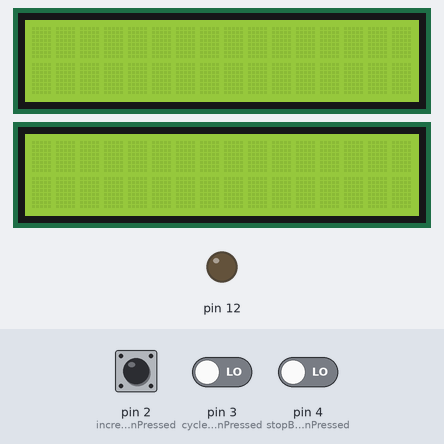
Simulated run of this sketch. Board: Arduino Uno, built with avr-gcc and run on an emulated ATmega328P. Shown: 2 × 16×2 character LCD, output pins drawn as LEDs (lit = HIGH). The test bench sets the inputs (shaded band); at power-on: pin 3 (cycleButtonPressed) LOW, pin 4 (stopButtonPressed) LOW, pin 2 (incrementButtonPressed) HIGH. At 7.4 s the program stops and its outputs stay as they are.

Above: at 1.1 s.
1.2 s: pin 3 (cycleButtonPressed) driven HIGH and pin 4 (stopButtonPressed) driven HIGH
At 2.19 s:
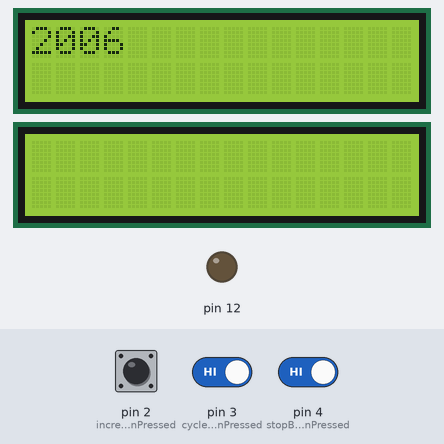
At 3.6 s:
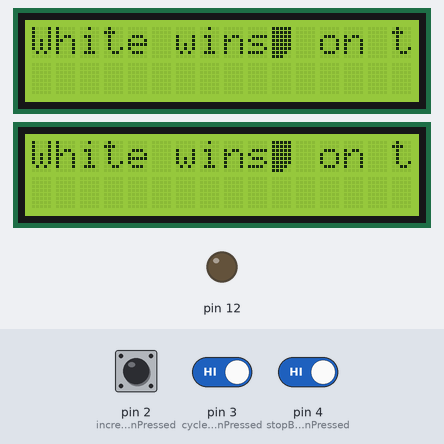
Timing chart, 0 to 5.1 s (numbered marks = the images above; inputs shaded):
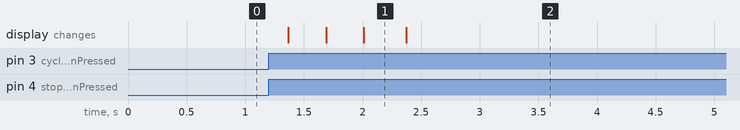

Measured:
- after the input at 1.2 s, the display: first changes after 0.17 s (image 1 shows a later state)

The sketch:

sketch_lcd_test.ino
```cpp
#include <Wire.h>
#include <LiquidCrystal_I2C.h>

#if defined(ARDUINO) && ARDUINO >= 100
#define printByte(args)  write(args);
#else
#define printByte(args)  print(args,BYTE);
#endif

uint8_t segments[8][8]  = {
  {
    B00111,
    B01111,
    B11111,
    B11111,
    B11111,
    B11111,
    B11111,
    B11111
  },

  {
    B11100,
    B11110,
    B11111,
    B11111,
    B11111,
    B11111,
    B11111,
    B11111
  },

  {
    B11111,
    B11111,
    B11111,
    B11111,
    B11111,
    B11111,
    B11110,
    B11100
  },

  {
    B11111,
    B11111,
    B11111,
    B11111,
    B11111,
    B11111,
    B01111,
    B00111
  },

  {
    B11111,
    B11111,
    B11111,
    B00000,
    B00000,
    B00000,
    B00000,
    B00000
  },

  {
    B00000,
    B00000,
    B00000,
    B00000,
    B00000,
    B11111,
    B11111,
    B11111
  },

  {
    B11111,
    B00000,
    B00000,
    B00000,
    B00000,
    B00000,
    B00000,
    B11111
  },

  {
    B11111,
    B11111,
    B11111,
    B11111,
    B11111,
    B11111,
    B11111,
    B11111
  }
};

LiquidCrystal_I2C lcd1(0x27, 16, 2);
LiquidCrystal_I2C lcd2(0x3F, 16, 2);
LiquidCrystal_I2C *curr;

bool first = true;

int minutes[2] = {0, 0};
int seconds[2] = {0, 0};


int digits[2][5] = { // digits of first and second timer
                      {0, 0, 0, 0, 0},
                      {0, 0, 0, 0, 0}
                   };

int pos[5] = {0, 3, 6, 10, 13};

void configureTimers() {
  int index = 0;

  curr = &lcd1;

  bool digitOn = true;
  unsigned long long prevTime = millis();
  int currTime;

  bool first = false;
  bool cyclePressed = false;

  while (true) {
    while (!cyclePressed) {
      if (digitalRead(4) == HIGH) {
        return;
      }

      if (cycleButtonPressed()) {
        cyclePressed = true;
      }

      currTime = millis();
      if (digitOn) {
        if (currTime - prevTime >= 600) {
          prevTime = currTime;
          clearSquare(*curr, pos[index]);
          digitOn = !digitOn;
        }
      } else {
        if (currTime - prevTime >= 300) {
          prevTime = currTime;
          drawFactory(*curr, digits[first][index], pos[index]);
          digitOn = !digitOn;
        }
      }

      if (incrementButtonPressed()) {
        ++digits[first][index] %= (index == 3 ? 6 : 10);
      }
    }

    while (cycleButtonPressed()) {} // waiting for players to release the button

    cyclePressed = false;

    drawFactory(*curr, digits[first][index], pos[index]);

    if (++index == 4) {
      curr = first ? &lcd1 : &lcd2;
      first = !first;
      index = 0;
    }
  }
}

bool prevIncrementState = 0;
bool incrementButtonPressed() {
  delay(30);
  if (prevIncrementState == digitalRead(2)) {
    return false;
  }

  prevIncrementState = digitalRead(2);
  return prevIncrementState;
}

bool cycleButtonPressed() {
  return digitalRead(3) == HIGH;
}

bool stopButtonPressed() {
  return digitalRead(4) == HIGH;
}

unsigned long long prevTime;
void setup() {
  pinMode(2, INPUT);
  pinMode(3, INPUT);
  pinMode(4, INPUT);

  pinMode(12, OUTPUT);

  lcd1.init();
  lcd2.init();

  lcd1.backlight();
  lcd2.backlight();

  for (int i = 0; i < 8; i++) {
    lcd1.createChar(i, segments[i]);
    lcd2.createChar(i, segments[i]);
  }

  lcd1.home();
  lcd2.home();

  curr = &lcd1;
  for (int i = 0; i < 5; i++) {
    drawFactory(*curr, digits[0][i], pos[i]);
  }
  drawTwoDots(*curr);

  curr = &lcd2;
  for (int i = 0; i < 5; i++) {
    drawFactory(*curr, digits[0][i], pos[i]);
  }
  drawTwoDots(*curr);

  configureTimers();
  printTime(lcd1, digits[0]);
  printTime(lcd2, digits[1]);

  while (digitalRead(3) != HIGH) {}

  prevTime = millis();
}

bool whiteTurn = true;

void buzz() {
  tone(12, 1000);
  delay(500);
  noTone(12);
}

void loop() {
  printTime(lcd1, digits[0]);
  printTime(lcd2, digits[1]);

  lcd1.print(millis());
  lcd1.setCursor(0, 0);
  if (millis() - prevTime >= 1000) {
    prevTime = millis();
    if (!decrementTime(digits[whiteTurn])) {
//      buzz();
      char *msg;
      if (whiteTurn) {
          msg = "White wins\n on time!";
      } else {
          msg = "Black wins\n on time!";
      }

      lcd1.setCursor(0, 0);
      lcd1.print(msg);
      lcd2.setCursor(0, 0);
      lcd2.print(msg);
      delay(5000);
      exit(0);
    }
  }

  if (digitalRead(2)) {
    whiteTurn = false;
  }
  if (digitalRead(4)) {
    whiteTurn = true;
  }
}

void printTime(LiquidCrystal_I2C lcd, int* digits) {
  for (int i = 0; i < 5; i++) {
    if (i == 0 && digits[0] == 0) {
      clearSquare(lcd, pos[0]);
      continue;
    }

    if (i == 1 && digits[0] == 0 && digits[1] == 0) {
      clearSquare(lcd, pos[1]);
      continue;
    }
    drawFactory(lcd, digits[i], pos[i]);
  }
}

int decrementTime(int *digits) {
  int minutes = 0;
  int seconds = 0;

  seconds = digits[3] * 10 + digits[4];
  minutes = digits[0] * 100 + digits[1] * 10 + digits[2];

  if (minutes == 0 && seconds == 0) {
    return 0;
  }

  seconds--;
  if (seconds < 0) {
    seconds = 59;
    minutes--;
  }

  digits[0] = (minutes % 1000) / 100;
  digits[1] = (minutes % 100) / 10;
  digits[2] = (minutes % 10) / 1;

  digits[3] = seconds / 10;
  digits[4] = seconds % 10;

  return 1;
}

void drawFactory(LiquidCrystal_I2C lcd, int num, int x) {

  int zero[6]  = {0, 4, 1, 3, 5, 2};
  int one[6]   = {4, 1, -1, 5, 7, 5};
  int two[6]   = {4, 6, 1, 0, 6, 5};
  int three[6] = {4, 6, 1, 5, 6, 2};
  int four[6]  = {3, 5, 7, -1, -1, 7};
  int five[6]  = {0, 6, 4, 5, 6, 2};
  int six[6]   = {0, 6, 4, 3, 6, 2};
  int seven[6] = {4, 4, 2, -1, 0, -1};
  int eight[6] = {0, 6, 1, 3, 6, 2};
  int nine[6]  = {0, 6, 1, 5, 6, 2};

  switch(num){
    case 0: drawNum(lcd, zero, x); break;
    case 1: drawNum(lcd, one, x); break;
    case 2: drawNum(lcd, two, x); break;
    case 3: drawNum(lcd, three, x); break;
    case 4: drawNum(lcd, four, x); break;
    case 5: drawNum(lcd, five, x); break;
    case 6: drawNum(lcd, six, x); break;
    case 7: drawNum(lcd, seven, x); break;
    case 8: drawNum(lcd, eight, x); break;
    case 9: drawNum(lcd, nine, x); break;
  }
}

void drawTwoDots(LiquidCrystal_I2C lcd) {
  lcd.setCursor(9, 0);
  lcd.write(5);
  lcd.setCursor(9, 1);
  lcd.write(5);
}

void clearSquare(LiquidCrystal_I2C lcd, int x) {
  lcd.setCursor(x, 0);
  for (int i = 0; i < 6; i++) {
    lcd.print(" ");
    if (i == 2) {
      lcd.setCursor(x, 1);
    }
  }
}
void drawNum(LiquidCrystal_I2C lcd, int segs[], int x){
  lcd.setCursor(x, 0);
  for (int i = 0; i < 6; i++) {
    if (segs[i] == -1) {
      lcd.print(" ");
    } else {
      lcd.write(segs[i]);
    }
    if (i == 2) {
      lcd.setCursor(x, 1);
    }
  }
}
```
